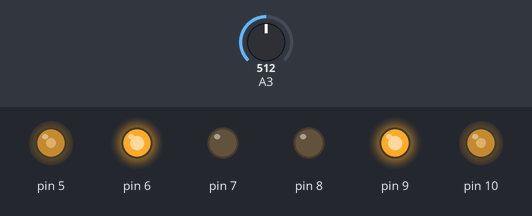
The program below on a simulated Arduino Uno, built with avr-gcc and run on an emulated ATmega328P. Shown: output pins drawn as LEDs (lit = HIGH). The test bench sets the inputs (shaded band); at power-on: A3 = 512.

Above: at 1.2 s.
1.3 s: A3 set to 133
2.8 s: A3 set to 117
At 4.0 s:
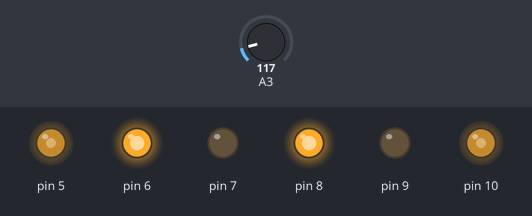
4.3 s: A3 set to 2
5.8 s: A3 set to 0
At 6.3 s:
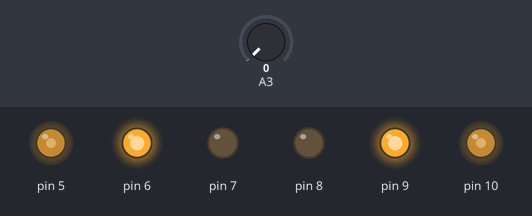
7.3 s: A3 set to 60
At 8.2 s:
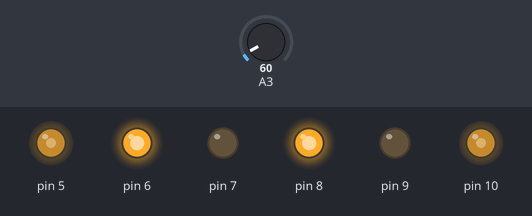
Timing chart, 0 to 9.8 s (numbered marks = the images above; inputs shaded):
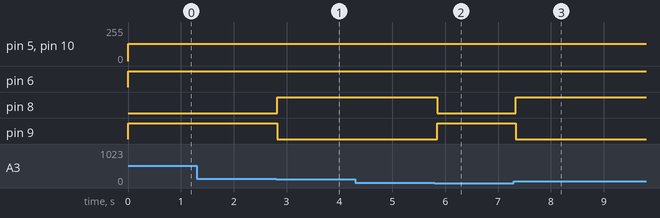

Measured:
- the behaviour switches between 124 and 123 on A3 (found by bisection; images 0 and 1)
- the behaviour switches between 1 and 0 on A3 (found by bisection; images 1 and 2)
- after the input at 1.3 s, every drawn part: stays the same
- after the input at 2.8 s, pin 8: LOW → HIGH at once; pin 9: HIGH → LOW at once
- after the input at 4.3 s, every drawn part: stays the same
- after the input at 5.8 s, pin 8: HIGH → LOW after 0.05 s; pin 9: LOW → HIGH after 0.05 s
- after the input at 7.3 s, pin 8: LOW → HIGH at once; pin 9: HIGH → LOW at once

The program:

main.cpp
```cpp
#include <Servo.h>

#include "Arduino.h"

#include "./Robot.h"

#define IR A3 // define signal pin

#define MOTOR1 {8, 9, 10}
#define MOTOR2 {7, 6, 5}

Robot robot(IR, 3, MOTOR1, MOTOR2);

void setup ()
{
  Serial.begin(9600);           //  setup serial
  robot.Init();
}

void loop ()
{
  robot.Act();
  delay(50);
}

/*

// void test_motor ()
// {
//   // they turn the same way if the input is different
//   left.TurnMotor(160, false);
//   right.TurnMotor(100, true);
//   delay(500);
// }

int pos;
void test_servo ()
{
  // for (pos = ServoMonoEye::GetMin(); pos <= ServoMonoEye::GetMax(); pos += 1) { // goes from 0 degrees to 180 degrees
  //   // in steps of 1 degree
  //   myservo.TurnTo(pos);              // tell servo to go to position in variable 'pos'
  //   delay(5);                          // waits 15ms for the servo to reach the position
  // }
  // for (pos = 180; pos >= 0; pos -= 1) { // goes from 180 degrees to 0 degrees
  //   myservo.TurnTo(pos);              // tell servo to go to position in variable 'pos'
  //   delay(5);                       // waits 15ms for the servo to reach the position
  // }
  long dur = 500;

  myservo.TurnTo(ServoMonoEye::GetMin());
  delay(dur);
  myservo.TurnTo(ServoMonoEye::GetMax());
  delay(dur);
}

// void test_dist ()
// {
//   val = SharpIR.distance();
//   Serial.println(val);          // debug value
//   delay(500);
// }

*/
```

Motor.cpp
```cpp
#include "./Motor.h"
#include "Arduino.h"

Motor::Motor(MotorArgs args):
    args(args), speed(0)
{ };

Motor::~Motor() {}

void Motor::Init ()
{
    pinMode(args.left, OUTPUT);
    pinMode(args.right, OUTPUT);
    pinMode(args.enable, OUTPUT);
}

void Motor::Turn(int speed, bool clockwise) const
{
    analogWrite(args.enable, 0);
    digitalWrite(args.left, LOW);
    digitalWrite(args.right, LOW);
    if (clockwise)
        digitalWrite(args.right, HIGH);
    else
        digitalWrite(args.left, HIGH);
    analogWrite(args.enable, speed);
}
```

Motor.h
```cpp
#pragma once

struct MotorArgs {
  int left;
  int right;
  int enable;
};


class Motor {
  private:
    MotorArgs args;
    int speed;

  public:
    Motor(MotorArgs args);

    ~Motor();

    void Init();

    void Turn(int speed, bool clockwise) const;
};
```

Robot.h
```cpp
#pragma once

#include <Servo.h>
#include "./Seeker.h"
#include "./Motor.h"

#include "./SharpIR.h"

enum class RobotState
{
  Seeking, Attacking
};

class Robot
{
  private:
    RobotState state;
    Motor left;
    Motor right;
    SharpIR ir;
    //Seeker seeker;
    // TODO add ground sensors
  public:
    Robot(int ir_pin, int servo_pin, MotorArgs left, MotorArgs right):
      state(RobotState::Seeking), left(Motor(left)), right(Motor(right)), ir(SharpIR(ir_pin, 1080))//seeker(Seeker(ir_pin, servo_pin))
    {
    }
    ~Robot() {}

    void Init()
    {
      left.Init();
      right.Init();
      ir.Init();

      left.Turn(128, false);
      right.Turn(128, true);
    }

    void Act()
    {
      if (state == RobotState::Seeking)
      {

        if (ir.distance() < 50) {
          left.Turn(128, true);
          right.Turn(128, true);
          state = RobotState::Attacking;
        }

      } else {  // Attacking

        if (ir.distance() > 50) {
          left.Turn(128, false);
          right.Turn(128, true);
          state = RobotState::Seeking;
        }

      }
    }
};
```

Seeker.cpp
```cpp
#include "Arduino.h"

#include "./Seeker.h"
#include "./SharpIR.h"

#define THRESHHOLD 60

Seeker::Seeker(int ir_pin, int servo_pin):
    ir(SharpIR(ir_pin, 1080)),
    state(SeekerState::Seeking),
    eye(ServoMonoEye(servo_pin)),
    info( { 1 } )
{
}

void Seeker::Act() {
    if (this->state == SeekerState::Seeking)
    {
        int at = this->eye.GetAt();
        at += this->info.delta;
        if (at >= ServoMonoEye::GetMax() || at <= ServoMonoEye::GetMin()) {
            this->info.delta *= -1;
            at += this->info.delta;
            at += this->info.delta;
        }
        this->eye.TurnTo(at);
    }
    else
    {
        // TODO
    }
}
```

Seeker.h
```cpp
#pragma once

#include <Servo.h>
#include "./SharpIR.h"

class ServoEye
{
    private:
        int at;
        int _p1;
        int _p2;
        Servo one;
        Servo other;
    public:
        static inline int GetMin() { return -180; }
        static inline int GetMax() { return 180;  }

        ServoEye(int p1, int p2): at(0), _p1(p1), _p2(p2)
        { }
        ~ServoEye() {}

        void Init()
        {
            one.attach(_p1);
            other.attach(_p2);
        }

        // Turn ServoEye to degrees degrees, -180 to 180 are valid
        void TurnTo(int degrees)
        {
            this->at = degrees;
            degrees += 180;
            this->one.write(degrees / 2);
            this->other.write(degrees / 2);
        }

        inline int GetAt() const { return this->at; }
};

// Pseudo class, this should be removed when 2 servo's are available
class ServoMonoEye
{
    private:
        int at;
        int _pin;
        Servo servo;
    public:
        static inline int GetMin() { return -90; }
        static inline int GetMax() { return 90;  }

        ServoMonoEye() {}

        ServoMonoEye(int pin): at(0), _pin(pin)
        { }
        ~ServoMonoEye() {}

        void Init()
        {
            servo.attach(_pin);
        }
        // Turn ServoEye to degrees degrees, -90 to 90 are valid
        void TurnTo(int degrees)
        {
            at = degrees;
            degrees += 90;
            servo.write(degrees);
        }

        inline int GetAt() const { return this->at; }
};

enum class SeekerState {
    Tracking, Seeking, Lost
};

struct State
{
    int delta;
};

class Seeker
{
    private:
        SharpIR ir;
        SeekerState state;
        ServoMonoEye eye;
        struct State info;
    public:
        Seeker(int ir_pin, int servo_pin);
        ~Seeker() {};

        void Init() {
            ir.Init();
            eye.Init();
        }
        void Act();
        inline SeekerState GetState() const { return this->state; }
        inline int GetAt() const { return this->eye.GetAt(); }
};
```

SharpIR.cpp
```cpp
/*
	SharpIR

	Arduino library for retrieving distance (in cm) from the analog GP2Y0A21Y and GP2Y0A02YK

	From an original version of Dr. Marcal Casas-Cartagena (marcal.casas@gmail.com)

    Version : 1.0 : Guillaume Rico
    + Remove average and use median
    + Definition of number of sample in .h
    + Define IR pin as input

    Version : 1.1 : Thibaut Mauon
    + Add SHARP GP2Y0A710K0F for 100cm to 500cm by Thibaut Mauron

	https://github.com/guillaume-rico/SharpIR

    Original comment from Dr. Marcal Casas-Cartagena :
   The Sahrp IR sensors are cheap but somehow unreliable. I've found that when doing continous readings to a
   fix object, the distance given oscilates quite a bit from time to time. For example I had an object at
   31 cm. The readings from the sensor were mainly steady at the correct distance but eventually the distance
   given dropped down to 25 cm or even 16 cm. That's quite a bit and for some applications it is quite
   unacceptable. I checked the library http://code.google.com/p/gp2y0a21yk-library/ by Jeroen Doggen
   (jeroendoggen@gmail.com) and what the author was doing is to take a bunch of readings and give an average of them

   The present library works similary. It reads a bunch of readings (avg), it checks if the current reading
   differs a lot from the previous one (tolerance) and if it doesn't differ a lot, it takes it into account
   for the mean distance.
   The distance is calculated from a formula extracted from the graphs on the sensors datasheets
   After some tests, I think that a set of 20 to 25 readings is more than enough to get an accurate distance
   Reading 25 times and return a mean distance takes 53 ms. For my application of the sensor is fast enough.
   This library has the formulas to work with the GP2Y0A21Y and the GP2Y0A02YK sensors but exanding it for
   other sensors is easy enough.
*/

#ifdef Arduino
  #include "Arduino.h"
#elif defined(SPARK)
  #include "Particle.h"
  #include "math.h"
#endif
#include "SharpIR.h"

// Initialisation function
//  + irPin : is obviously the pin where the IR sensor is attached
//  + sensorModel is a int to differentiate the two sensor models this library currently supports:
//    > 1080 is the int for the GP2Y0A21Y and
//    > 20150 is the int for GP2Y0A02YK and
//    > 100500 is the long for GP2Y0A710K0F
//    The numbers reflect the distance range they are designed for (in cm)
SharpIR::SharpIR(int irPin, long sensorModel) {

    _irPin=irPin;
    _model=sensorModel;
}

// Sort an array
void SharpIR::sort(int a[], int size) {
    for(int i=0; i<(size-1); i++) {
        bool flag = true;
        for(int o=0; o<(size-(i+1)); o++) {
            if(a[o] > a[o+1]) {
                int t = a[o];
                a[o] = a[o+1];
                a[o+1] = t;
                flag = false;
            }
        }
        if (flag) break;
    }
}

void SharpIR::Init()
{
    // Define pin as Input
    pinMode (_irPin, INPUT);

    #ifdef ARDUINO
      analogReference(DEFAULT);
    #endif
}

// Read distance and compute it
int SharpIR::distance() {

    int ir_val[NB_SAMPLE];
    int distanceCM;
    float current;


    for (int i=0; i<NB_SAMPLE; i++){
        // Read analog value
        ir_val[i] = analogRead(_irPin);
    }

    // Sort it
    sort(ir_val,NB_SAMPLE);


    if (_model==1080) {

        // Different expressions required as the Photon has 12 bit ADCs vs 10 bit for Arduinos
        #ifdef ARDUINO
          distanceCM = 27.728 * pow(map(ir_val[NB_SAMPLE / 2], 0, 1023, 0, 5000)/1000.0, -1.2045);
        #elif defined(SPARK)
          distanceCM = 27.728 * pow(map(ir_val[NB_SAMPLE / 2], 0, 4095, 0, 5000)/1000.0, -1.2045);
        #endif

    } else if (_model==20150){

        // Previous formula used by  Dr. Marcal Casas-Cartagena
        // puntualDistance=61.573*pow(voltFromRaw/1000, -1.1068);

        // Different expressions required as the Photon has 12 bit ADCs vs 10 bit for Arduinos
        #ifdef ARDUINO
          distanceCM = 60.374 * pow(map(ir_val[NB_SAMPLE / 2], 0, 1023, 0, 5000)/1000.0, -1.16);
        #elif defined(SPARK)
          distanceCM = 60.374 * pow(map(ir_val[NB_SAMPLE / 2], 0, 4095, 0, 5000)/1000.0, -1.16);
        #endif

    } else if (_model==430){

        // Different expressions required as the Photon has 12 bit ADCs vs 10 bit for Arduinos
        #ifdef ARDUINO
          distanceCM = 12.08 * pow(map(ir_val[NB_SAMPLE / 2], 0, 1023, 0, 5000)/1000.0, -1.058);
        #elif defined(SPARK)
          distanceCM = 12.08 * pow(map(ir_val[NB_SAMPLE / 2], 0, 4095, 0, 5000)/1000.0, -1.058);
        #endif

    } else if (_model==100500){

        #ifdef ARDUINO
          current = map(ir_val[NB_SAMPLE / 2], 0, 1023, 0, 5000);
        #elif defined(SPARK)
          current = map(ir_val[NB_SAMPLE / 2], 0, 4095, 0, 5000);
        #endif
        // use the inverse number of distance like in the datasheet (1/L)
        // y = mx + b = 137500*x + 1125
        // x = (y - 1125) / 137500
        // Different expressions required as the Photon has 12 bit ADCs vs 10 bit for Arduinos
        if (current < 1400 || current > 3300) {
          //false data
          distanceCM = 0;
        } else {
          distanceCM = 1.0 / (((current - 1125.0) / 1000.0) / 137.5);
        }
    }

    return distanceCM;
}
```

SharpIR.h
```cpp
/*
	SharpIR

	Arduino library for retrieving distance (in cm) from the analog GP2Y0A21Y and GP2Y0A02YK

	From an original version of Dr. Marcal Casas-Cartagena (marcal.casas@gmail.com)

    Version : 1.0 : Guillaume Rico

	https://github.com/guillaume-rico/SharpIR

*/

#ifndef SharpIR_h
#define SharpIR_h

#define NB_SAMPLE 25

#ifdef ARDUINO
  #include "Arduino.h"
#elif defined(SPARK)
  #include "Particle.h"
#endif

class SharpIR
{
  public:

    SharpIR (int irPin, long sensorModel);
    void Init();
    int distance();

  private:

    void sort(int a[], int size);

    int _irPin;
    long _model;
};

#endif
```
